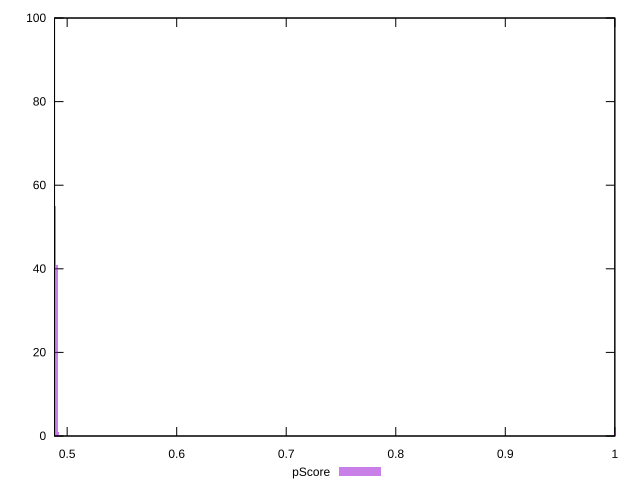

gnuplot code for this plot:
reset

$pScore <<EOF
0.4892619077169126 55
0.49062475425651403 41
0.4919876007961154 1
1.000329360067448 1
0.48789906117731113 2
EOF

set key outside below
set boxwidth 0.0013628465396014278
set xrange [0.4884705882352941:1]
set yrange [0:100]
set trange [0:100]
set style fill transparent solid 0.5 noborder
set terminal svg size 640, 490 enhanced background rgb 'white'
set output "report_00018_2021-02-10T15-25-16.877Z/uses-rel-preload/samples/pages/pScore/histogram.svg"

plot $pScore title "pScore" with boxes

reset
